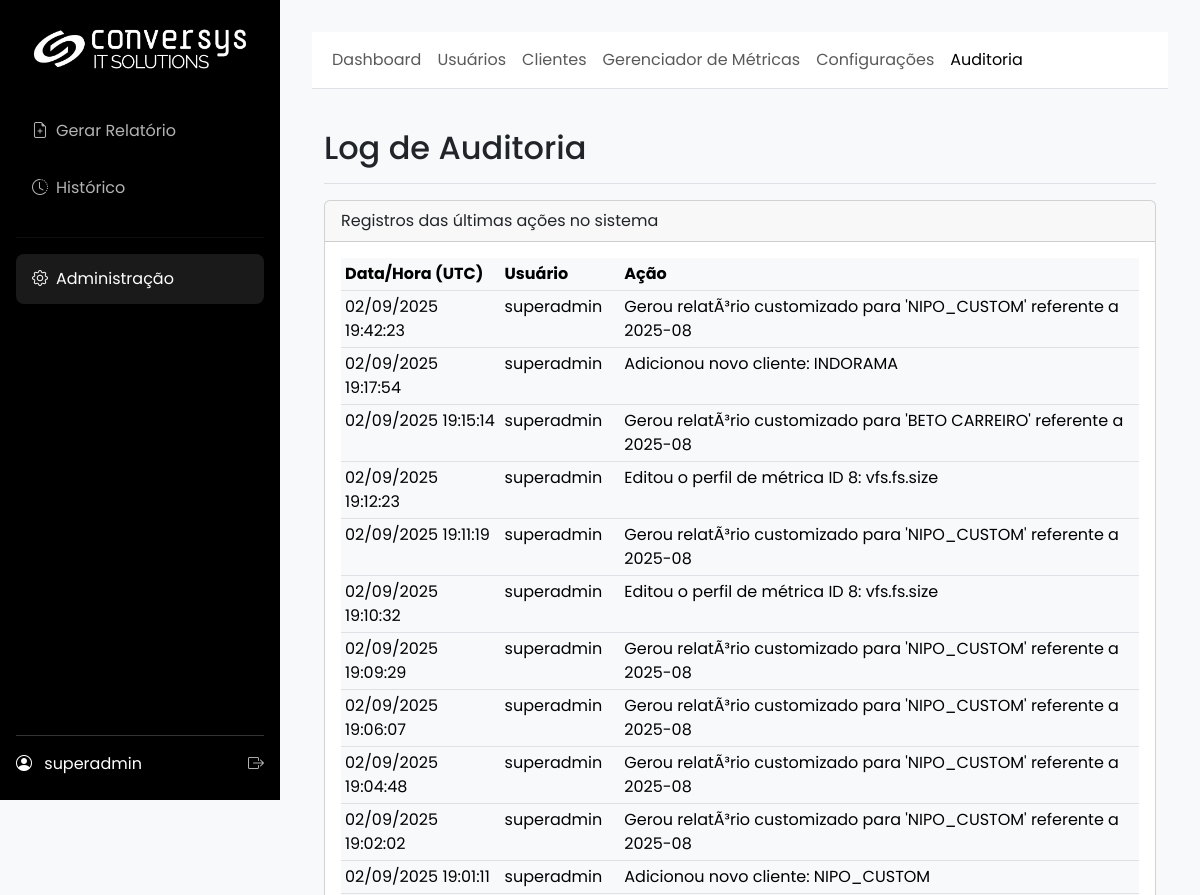
/admin/audit (signed in, upper part), run on an earlier commit of the app's database.
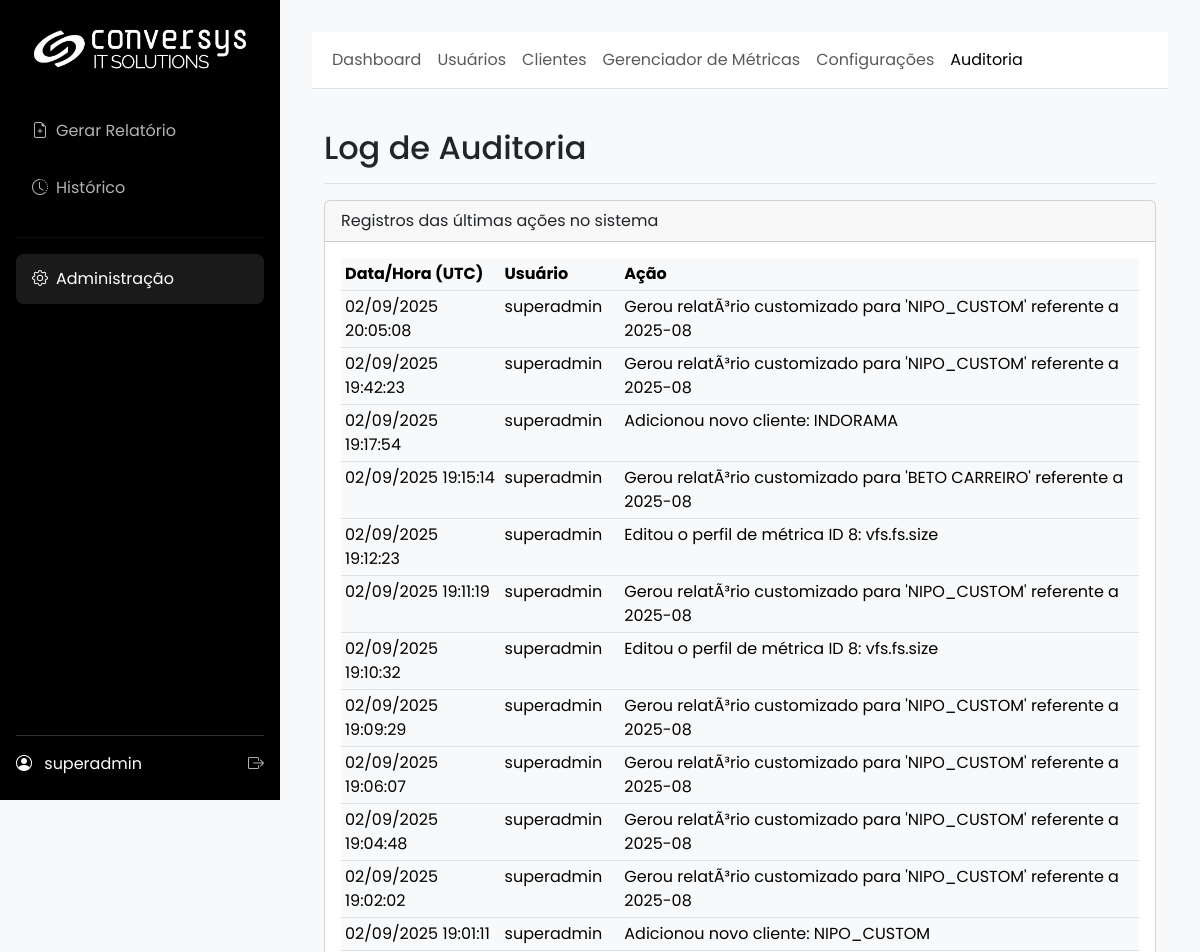
And on a later commit of the database.
### app/models.py (models this page shows)
class AuditLog(db.Model):
    id = db.Column(db.Integer, primary_key=True)
    user_id = db.Column(db.Integer, db.ForeignKey('user.id'), nullable=True)
    username = db.Column(db.String(64), nullable=False)
    action = db.Column(db.String(255), nullable=False)
    timestamp = db.Column(db.DateTime, default=dt.datetime.utcnow)
    user = db.relationship('User', backref='audit_logs')

### app/admin/routes.py (the view)
@admin.route('/audit')
@admin_required
def audit_log():
    _ensure_request_id()
    logs = AuditLog.query.order_by(AuditLog.timestamp.desc()).limit(200).all()
    _log_debug("Audit log listado", count=len(logs))
    return render_template('admin/audit_log.html', title="Log de Auditoria", logs=logs)

### app/__init__.py (called while the page is built)
@login_manager.user_loader
def load_user(user_id):
    from .models import User
    return db.session.get(User, int(user_id))

def _ensure_request_id():
    rid = getattr(g, "request_id", None)
    if not rid:
        rid = uuid.uuid4().hex
        g.request_id = rid
    return rid

### app/admin/routes.py (called while the page is built)
def _ensure_request_id():
    if not getattr(g, "request_id", None):
        g.request_id = uuid.uuid4().hex
    return g.request_id

def _log_debug(msg, **extra):
    rid = _ensure_request_id()
    payload = {"rid": rid, **extra}
    try:
        current_app.logger.debug(f"{msg} | {payload}")
    except Exception:
        print(f"DEBUG {msg} | {payload}")

### app/main/routes.py (called while the page is built, shortened)
@main.before_app_request
def before_request_func():
    cfg = SystemConfig.query.first()
    g.sys_config = cfg

### app/models.py (called while the page is built)
    def has_role(self, role_name):
        return self.role.name == role_name

### app/templates/admin/audit_log.html (shortened to what this page needs)
{% extends 'admin/base.html' %}
{% block admin_content %}
<div class="container-fluid">
    <div class="d-flex justify-content-between flex-wrap flex-md-nowrap align-items-center pt-3 pb-2 mb-3 border-bottom">
        <h1 class="h2">Log de Auditoria</h1>
    </div>
    <div class="card">
        <div class="card-header">
            Registros das últimas ações no sistema
        </div>
        <div class="card-body">
            <div class="table-responsive">
                <table class="table table-sm table-hover">
                    <thead>
                        <tr>
                            <th style="width: 20%;">Data/Hora (UTC)</th>
                            <th style="width: 15%;">Usuário</th>
                            <th>Ação</th>
                        </tr>
                    </thead>
                    <tbody>
                        {% for log in logs %}
                        <tr>
                            <td>{{ log.timestamp.strftime('%d/%m/%Y %H:%M:%S') }}</td>
                            <td>{{ log.username }}</td>
                            <td>{{ log.action }}</td>
                        </tr>
                        {% else %}
                        <tr>
                            <td colspan="3" class="text-center text-muted p-4">Nenhum registro de auditoria encontrado.</td>
                        </tr>
                        {% endfor %}
                    </tbody>
                </table>
            </div>
        </div>
    </div>
</div>
{% endblock %}

What changed in the data, as far as the page shows it:
added AuditLog: timestamp "02/09/2025 20:05:08", username "superadmin", action "Gerou relatÃ³rio customizado para 'NIPO_CUSTOM' referente a 2025-08"
